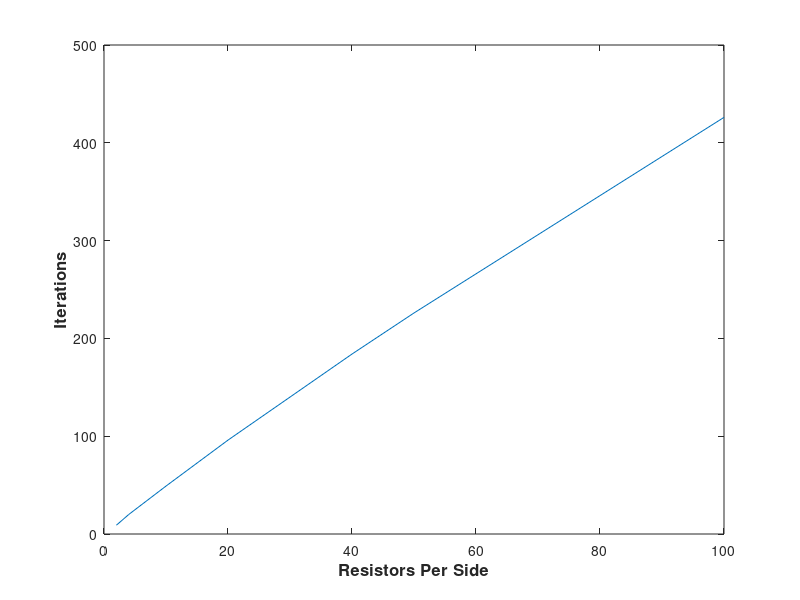
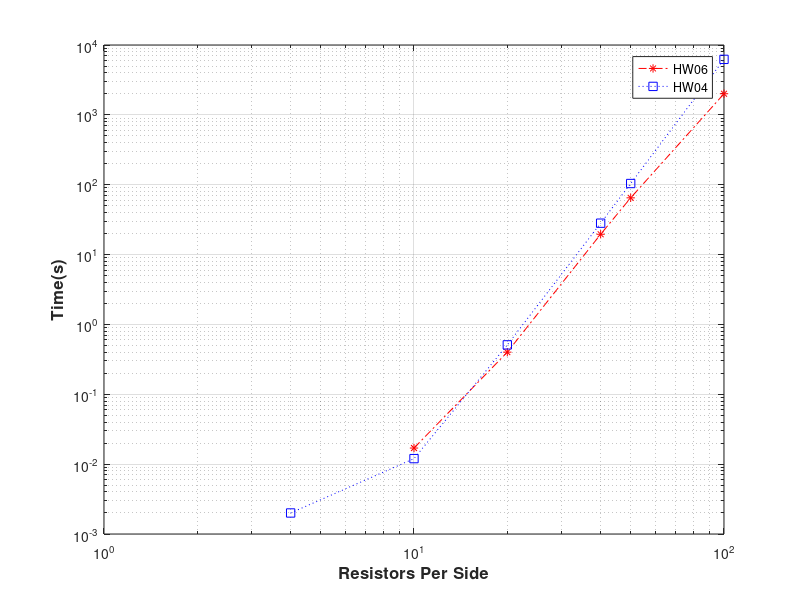
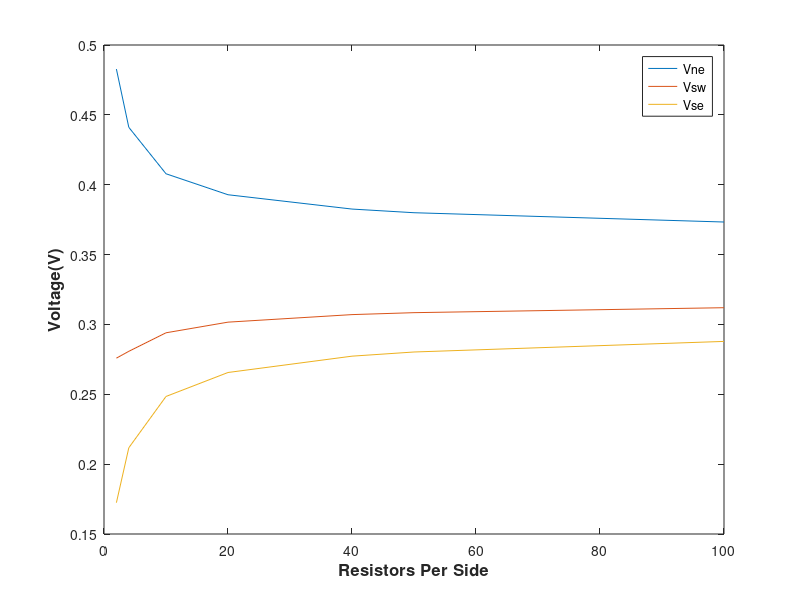
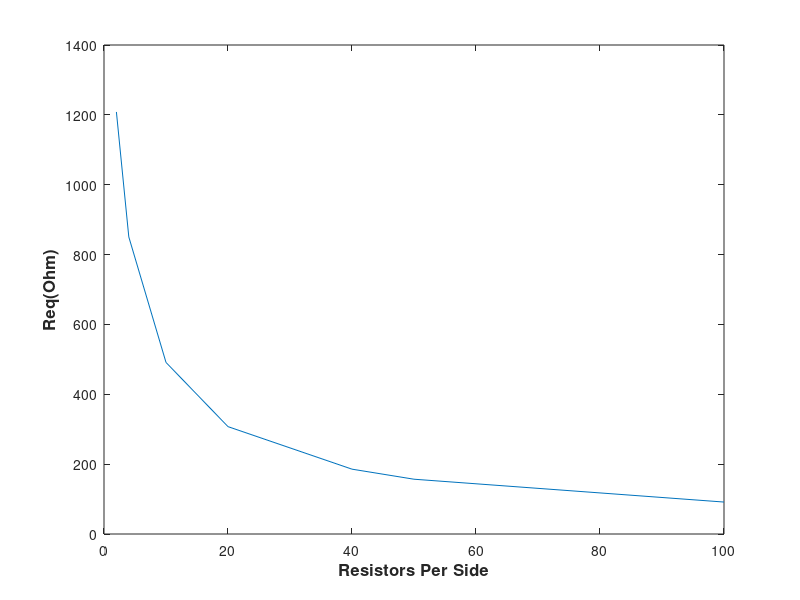

Write the MATLAB code that produced these figures, in order.
close all;
%timeLU=[0.026 0.156 1.219 9.895 78.276];
Vne = [0.482759 0.441080 0.407838 0.392824 0.382576 0.379957 0.373304    ];
Vsw = [0.275862 0.280752 0.294016 0.301635 0.307032 0.308423 0.311969    ];
Vse = [0.172414 0.211722 0.248441 0.265600 0.277288 0.280271 0.287845    ];

rperside = [2 4 10 20 40 50 100];
iter = [9 20 49 96 184 226 426];
Req = [1208.333333 850.525689 491.202658 307.389238 185.644983 156.853212 91.476893];
mat_size=[ 2 4 10 20];
time6 = [0 0.000 0.017 0.401 19.540 64.904 2005.768];
time4 = [0 0.002 0.012 0.510 28.149 104.032 6229.428];
%n_2=[78.276/4096,78.276/512,78.276/64,78.276/8,78.276];
figure
plot(rperside,iter);
xlabel('Resistors Per Side','FontSize',12,'FontWeight','bold');
 ylabel('Iterations','FontSize',12,'FontWeight','bold');
figure
%loglog(mat_size, timeLU,'-.r*');
 loglog(rperside, time6,'-.r*');
hold on
%timeCho=[0.031 0.218 0.877 5.612 54.396];
loglog(rperside, time4,':bs');

% figure
% plot(rperside, iter);
% loglog(mat_size, Vne,'-gs');
legend('HW06','HW04');
xlabel('Resistors Per Side','FontSize',12,'FontWeight','bold');
ylabel('Time(s)','FontSize',12,'FontWeight','bold');
%log(0.156/0.026)
grid on
hold off

figure;
plot(rperside, Vne);
hold on
plot(rperside, Vsw);
plot(rperside, Vse);

legend('Vne','Vsw','Vse');
xlabel('Resistors Per Side','FontSize',12,'FontWeight','bold');
ylabel('Voltage(V)','FontSize',12,'FontWeight','bold');
hold off
figure 
plot(rperside,Req);
xlabel('Resistors Per Side','FontSize',12,'FontWeight','bold');
ylabel('Req(Ohm)','FontSize',12,'FontWeight','bold');


 